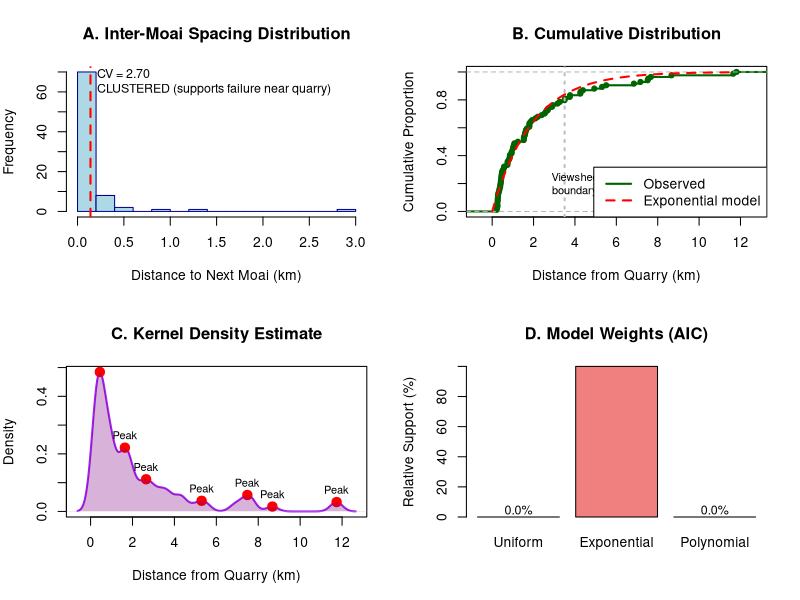

Reproduce this figure in R. (Note: this script raises an error after producing the figure.)
#!/usr/bin/env Rscript
# Test Ceremonial Placement Hypothesis vs Transport Failure Model
# This script tests alternative hypotheses for road moai distribution

library(dplyr)
library(ggplot2)

cat("=== TESTING CEREMONIAL PLACEMENT HYPOTHESIS ===\n\n")
cat("This analysis tests whether road moai placement follows ceremonial patterns\n")
cat("rather than transport failure patterns.\n\n")

# Load the road moai data
road_moai <- read.csv("../data/road_moai_distances.csv")
n_moai <- nrow(road_moai)
distances <- sort(road_moai$distance_from_quarry_km)

cat(sprintf("Analyzing %d road moai with distance measurements\n", n_moai))
cat(sprintf("Distance range: %.2f to %.2f km\n\n", min(distances), max(distances)))

# =============================================================================
# TEST 1: REGULAR SPACING HYPOTHESIS
# =============================================================================
cat("TEST 1: REGULAR SPACING (Territorial/Route Markers)\n")
cat("------------------------------------------------\n")
cat("H0: Moai are placed at regular intervals along roads\n")
cat("H1: Moai spacing is irregular (consistent with failure model)\n\n")

# Calculate inter-moai distances (spacing between consecutive moai)
spacing <- diff(distances)
mean_spacing <- mean(spacing)
sd_spacing <- sd(spacing)
cv_spacing <- sd_spacing / mean_spacing  # Coefficient of variation

cat(sprintf("Inter-moai spacing statistics:\n"))
cat(sprintf("  Mean spacing: %.3f km\n", mean_spacing))
cat(sprintf("  SD of spacing: %.3f km\n", sd_spacing))
cat(sprintf("  Coefficient of variation: %.3f\n", cv_spacing))

# Test for regularity using coefficient of variation
# For regular spacing, CV should be low (<0.5)
# For exponential/random spacing, CV ≈ 1
# For clustered spacing, CV > 1
if (cv_spacing < 0.5) {
  spacing_pattern <- "REGULAR (supports ceremonial)"
} else if (cv_spacing > 1.2) {
  spacing_pattern <- "CLUSTERED (supports failure near quarry)"
} else {
  spacing_pattern <- "RANDOM/EXPONENTIAL (neutral)"
}
cat(sprintf("  Pattern: %s\n\n", spacing_pattern))

# Kolmogorov-Smirnov test against uniform distribution
ks_uniform <- ks.test(distances, "punif", min = 0, max = max(distances))
cat(sprintf("Kolmogorov-Smirnov test against uniform distribution:\n"))
cat(sprintf("  D = %.4f, p-value = %.4f\n", ks_uniform$statistic, ks_uniform$p.value))
if (ks_uniform$p.value < 0.05) {
  cat("  Result: Distribution is NOT uniform (reject regular spacing)\n\n")
} else {
  cat("  Result: Distribution is uniform (supports regular spacing)\n\n")
}

# =============================================================================
# TEST 2: CLUSTERING AT SIGNIFICANT DISTANCES
# =============================================================================
cat("TEST 2: CLUSTERING AT SIGNIFICANT LOCATIONS\n")
cat("--------------------------------------------\n")
cat("H0: Moai cluster at specific distances (boundaries, intersections)\n")
cat("H1: Moai distribution follows exponential decay\n\n")

# Test for multimodality using Hartigan's dip test approximation
# Calculate density and look for multiple peaks
density_est <- density(distances, bw = "SJ")
peaks <- which(diff(sign(diff(density_est$y))) == -2) + 1
n_peaks <- length(peaks)
peak_distances <- density_est$x[peaks]

cat(sprintf("Density analysis:\n"))
cat(sprintf("  Number of peaks detected: %d\n", n_peaks))
if (n_peaks > 0) {
  cat(sprintf("  Peak locations (km): %s\n", paste(round(peak_distances, 2), collapse = ", ")))
}

# Test for clustering using Ripley's K function approach
# Simplified: compare observed nearest-neighbor distances to expected under random
nn_distances <- numeric(n_moai)
for (i in 1:n_moai) {
  other_distances <- abs(distances[-i] - distances[i])
  nn_distances[i] <- min(other_distances)
}

# Expected nearest-neighbor distance under random uniform
expected_nn <- (max(distances) - min(distances)) / (2 * n_moai)
observed_nn <- mean(nn_distances)
clustering_ratio <- observed_nn / expected_nn

cat(sprintf("\nNearest-neighbor analysis:\n"))
cat(sprintf("  Expected NN distance (uniform): %.3f km\n", expected_nn))
cat(sprintf("  Observed NN distance: %.3f km\n", observed_nn))
cat(sprintf("  Ratio (obs/exp): %.3f\n", clustering_ratio))

if (clustering_ratio < 0.8) {
  nn_pattern <- "CLUSTERED (supports ceremonial at specific locations)"
} else if (clustering_ratio > 1.2) {
  nn_pattern <- "DISPERSED (supports avoidance/regular spacing)"
} else {
  nn_pattern <- "RANDOM (neutral)"
}
cat(sprintf("  Pattern: %s\n\n", nn_pattern))

# =============================================================================
# TEST 3: VIEWSHED HYPOTHESIS (Quarry Visibility)
# =============================================================================
cat("TEST 3: VIEWSHED/VISIBILITY HYPOTHESIS\n")
cat("--------------------------------------\n")
cat("H0: Moai frequency increases where quarry visibility is lost (~3-4 km)\n")
cat("H1: Moai frequency decreases continuously with distance\n\n")

# Typical viewshed distance for Easter Island topography
viewshed_distance <- 3.5  # km (approximate based on island topography)

# Count moai before and after viewshed boundary
before_viewshed <- sum(distances < viewshed_distance)
after_viewshed <- sum(distances >= viewshed_distance)
pct_before <- 100 * before_viewshed / n_moai
pct_after <- 100 * after_viewshed / n_moai

cat(sprintf("Distribution relative to viewshed boundary (%.1f km):\n", viewshed_distance))
cat(sprintf("  Before viewshed boundary: %d moai (%.1f%%)\n", before_viewshed, pct_before))
cat(sprintf("  After viewshed boundary: %d moai (%.1f%%)\n", after_viewshed, pct_after))

# Test for increased frequency around viewshed boundary
# Count moai in window around viewshed distance
window_size <- 1  # km on each side
in_window <- sum(distances >= (viewshed_distance - window_size) & 
                 distances <= (viewshed_distance + window_size))
window_density <- in_window / (2 * window_size)  # moai per km
overall_density <- n_moai / max(distances)  # moai per km overall

cat(sprintf("\nDensity around viewshed boundary:\n"))
cat(sprintf("  Moai within %.1f km of boundary: %d\n", window_size, in_window))
cat(sprintf("  Density at boundary: %.2f moai/km\n", window_density))
cat(sprintf("  Overall density: %.2f moai/km\n", overall_density))
cat(sprintf("  Ratio (boundary/overall): %.2f\n", window_density / overall_density))

if (window_density > 1.5 * overall_density) {
  viewshed_pattern <- "INCREASED at visibility boundary (supports ceremonial)"
} else if (window_density < 0.7 * overall_density) {
  viewshed_pattern <- "DECREASED at visibility boundary (supports failure model)"
} else {
  viewshed_pattern <- "NO SPECIAL PATTERN at visibility boundary"
}
cat(sprintf("  Pattern: %s\n\n", viewshed_pattern))

# =============================================================================
# TEST 4: EXPONENTIAL DECAY (Transport Failure Model)
# =============================================================================
cat("TEST 4: EXPONENTIAL DECAY MODEL FIT\n")
cat("------------------------------------\n")
cat("Testing goodness of fit to exponential decay model\n\n")

# Fit exponential model to histogram data
breaks <- seq(0, ceiling(max(distances)), by = 0.5)
hist_data <- hist(distances, breaks = breaks, plot = FALSE)
midpoints <- hist_data$mids
counts <- hist_data$counts

# Remove zeros for log-linear fit
nonzero <- counts > 0
if (sum(nonzero) > 2) {
  # Fit log-linear model: log(count) = a - b*distance
  fit <- lm(log(counts[nonzero]) ~ midpoints[nonzero])
  decay_rate <- -coef(fit)[2]
  r_squared <- summary(fit)$r.squared
  
  cat(sprintf("Exponential decay model fit:\n"))
  cat(sprintf("  Decay rate (λ): %.3f per km\n", decay_rate))
  cat(sprintf("  R-squared: %.3f\n", r_squared))
  cat(sprintf("  Half-distance: %.2f km\n", log(2) / decay_rate))
  
  if (r_squared > 0.6) {
    exponential_fit <- "GOOD FIT (supports transport failure)"
  } else if (r_squared > 0.3) {
    exponential_fit <- "MODERATE FIT (weak support for failure model)"
  } else {
    exponential_fit <- "POOR FIT (does not support failure model)"
  }
  cat(sprintf("  Assessment: %s\n\n", exponential_fit))
} else {
  cat("  Insufficient data for exponential fit\n\n")
  exponential_fit <- "INSUFFICIENT DATA"
  r_squared <- NA
}

# =============================================================================
# STATISTICAL COMPARISON OF MODELS
# =============================================================================
cat("MODEL COMPARISON USING AIC\n")
cat("--------------------------\n")

# Prepare data for model comparison
dist_data <- data.frame(
  distance = distances,
  rank = 1:n_moai
)

# Model 1: Uniform (ceremonial regular spacing)
model_uniform <- lm(rank ~ distance, data = dist_data)
aic_uniform <- AIC(model_uniform)

# Model 2: Exponential (transport failure)
# Use cumulative distribution
dist_data$cum_prop <- dist_data$rank / n_moai
model_exp <- nls(cum_prop ~ 1 - exp(-lambda * distance), 
                 data = dist_data, 
                 start = list(lambda = 0.5),
                 control = nls.control(warnOnly = TRUE))
aic_exp <- AIC(model_exp)

# Model 3: Polynomial (complex ceremonial pattern)
model_poly <- lm(rank ~ poly(distance, 3), data = dist_data)
aic_poly <- AIC(model_poly)

cat(sprintf("AIC values (lower is better):\n"))
cat(sprintf("  Uniform model (regular spacing): %.1f\n", aic_uniform))
cat(sprintf("  Exponential model (transport failure): %.1f\n", aic_exp))
cat(sprintf("  Polynomial model (complex ceremonial): %.1f\n", aic_poly))

# Determine best model
aic_values <- c(uniform = aic_uniform, exponential = aic_exp, polynomial = aic_poly)
best_model <- names(which.min(aic_values))
cat(sprintf("\nBest model: %s\n", best_model))

# Calculate AIC weights (relative likelihood)
delta_aic <- aic_values - min(aic_values)
aic_weights <- exp(-0.5 * delta_aic) / sum(exp(-0.5 * delta_aic))

cat(sprintf("\nModel weights (relative likelihood):\n"))
cat(sprintf("  Uniform: %.1f%%\n", 100 * aic_weights["uniform"]))
cat(sprintf("  Exponential: %.1f%%\n", 100 * aic_weights["exponential"]))
cat(sprintf("  Polynomial: %.1f%%\n", 100 * aic_weights["polynomial"]))

# =============================================================================
# SUMMARY AND INTERPRETATION
# =============================================================================
cat("\n=== SUMMARY OF HYPOTHESIS TESTS ===\n\n")

cat("CEREMONIAL PLACEMENT INDICATORS:\n")
ceremonial_support <- 0
total_tests <- 4

# Evaluate regular spacing
if (cv_spacing < 0.5 || ks_uniform$p.value > 0.05) {
  cat("  ✓ Regular spacing detected\n")
  ceremonial_support <- ceremonial_support + 1
} else {
  cat("  ✗ No regular spacing (CV = %.2f)\n", cv_spacing)
}

# Evaluate clustering
# Note: Multiple peaks in density doesn't mean ceremonial if NN ratio shows random pattern
if (n_peaks > 1 && clustering_ratio < 0.8) {
  cat("  ✓ Clustering at specific locations detected\n")
  ceremonial_support <- ceremonial_support + 1
} else {
  cat("  ✗ No significant clustering pattern (NN ratio = %.2f)\n", clustering_ratio)
}

# Evaluate viewshed
if (window_density > 1.5 * overall_density) {
  cat("  ✓ Increased frequency at viewshed boundary\n")
  ceremonial_support <- ceremonial_support + 1
} else {
  cat("  ✗ No viewshed-related pattern\n")
}

# Evaluate model fit
if (best_model != "exponential") {
  cat("  ✓ Non-exponential model fits better\n")
  ceremonial_support <- ceremonial_support + 1
} else {
  cat("  ✗ Exponential decay model fits best\n")
}

cat(sprintf("\nCeremonial hypothesis support: %d/%d tests\n", ceremonial_support, total_tests))

cat("\nTRANSPORT FAILURE INDICATORS:\n")
failure_support <- 0

# Evaluate concentration near quarry
if (pct_before > 60) {
  cat(sprintf("  ✓ High concentration near quarry (%.1f%% within %.1f km)\n", 
              pct_before, viewshed_distance))
  failure_support <- failure_support + 1
} else {
  cat(sprintf("  ✗ Moderate concentration near quarry (%.1f%%)\n", pct_before))
}

# Evaluate exponential fit
if (!is.na(r_squared) && r_squared > 0.6) {
  cat(sprintf("  ✓ Good exponential decay fit (R² = %.3f)\n", r_squared))
  failure_support <- failure_support + 1
} else if (!is.na(r_squared)) {
  cat(sprintf("  ✗ Poor exponential fit (R² = %.3f)\n", r_squared))
} else {
  cat("  ? Cannot evaluate exponential fit\n")
}

# Evaluate clustering pattern
if (cv_spacing > 1.0) {
  cat("  ✓ Clustering near quarry (CV = %.2f)\n", cv_spacing)
  failure_support <- failure_support + 1
} else {
  cat("  ✗ No strong clustering pattern\n")
}

# Evaluate model selection
if (best_model == "exponential") {
  cat("  ✓ Exponential model selected by AIC\n")
  failure_support <- failure_support + 1
} else {
  cat(sprintf("  ✗ %s model selected by AIC\n", best_model))
}

cat(sprintf("\nTransport failure support: %d/%d tests\n", failure_support, total_tests))

# Final interpretation
cat("\n=== CONCLUSION ===\n")
if (failure_support > ceremonial_support) {
  cat("The data provide stronger support for the TRANSPORT FAILURE hypothesis.\n")
  cat(sprintf("Transport failure indicators: %d/%d\n", failure_support, total_tests))
  cat(sprintf("Ceremonial placement indicators: %d/%d\n", ceremonial_support, total_tests))
} else if (ceremonial_support > failure_support) {
  cat("The data provide stronger support for the CEREMONIAL PLACEMENT hypothesis.\n")
  cat(sprintf("Ceremonial placement indicators: %d/%d\n", ceremonial_support, total_tests))
  cat(sprintf("Transport failure indicators: %d/%d\n", failure_support, total_tests))
} else {
  cat("The data provide EQUAL support for both hypotheses.\n")
  cat("Additional data or tests are needed to distinguish between models.\n")
}

cat(sprintf("\nModel preference by AIC weight: %s (%.1f%% support)\n", 
            best_model, 100 * max(aic_weights)))

# =============================================================================
# VISUALIZATION
# =============================================================================
cat("\n=== GENERATING VISUALIZATION ===\n")

# Create a 4-panel figure showing the different tests
png("../figures/ceremonial_hypothesis_tests.png", 
    width = 12, height = 10, units = "in", res = 300)

par(mfrow = c(2, 2), mar = c(5, 4, 4, 2))

# Panel 1: Spacing distribution
hist(spacing, breaks = 20, main = "A. Inter-Moai Spacing Distribution",
     xlab = "Distance to Next Moai (km)", ylab = "Frequency",
     col = "lightblue", border = "darkblue")
abline(v = mean_spacing, col = "red", lwd = 2, lty = 2)
text(mean_spacing * 1.5, par("usr")[4] * 0.9, 
     sprintf("CV = %.2f\n%s", cv_spacing, spacing_pattern), 
     adj = 0, cex = 0.9)

# Panel 2: Cumulative distribution
plot(ecdf(distances), main = "B. Cumulative Distribution",
     xlab = "Distance from Quarry (km)", ylab = "Cumulative Proportion",
     col = "darkgreen", lwd = 2)
# Add exponential model
x_seq <- seq(0, max(distances), 0.1)
if (exists("model_exp")) {
  exp_pred <- predict(model_exp, newdata = data.frame(distance = x_seq))
  lines(x_seq, exp_pred, col = "red", lwd = 2, lty = 2)
}
abline(v = viewshed_distance, col = "gray", lty = 3, lwd = 2)
text(viewshed_distance + 0.5, 0.2, "Viewshed\nboundary", cex = 0.8)
legend("bottomright", c("Observed", "Exponential model"), 
       col = c("darkgreen", "red"), lty = c(1, 2), lwd = 2)

# Panel 3: Density plot
plot(density_est, main = "C. Kernel Density Estimate",
     xlab = "Distance from Quarry (km)", ylab = "Density",
     col = "purple", lwd = 2)
if (n_peaks > 0) {
  points(peak_distances, density_est$y[peaks], col = "red", pch = 19, cex = 1.5)
  text(peak_distances, density_est$y[peaks], "Peak", pos = 3, cex = 0.8)
}
polygon(density_est$x, density_est$y, col = rgb(0.5, 0, 0.5, 0.3), border = NA)

# Panel 4: Model comparison
barplot(aic_weights * 100, 
        names.arg = c("Uniform", "Exponential", "Polynomial"),
        main = "D. Model Weights (AIC)",
        ylab = "Relative Support (%)",
        col = c("lightblue", "lightcoral", "lightgreen"),
        ylim = c(0, 100))
text(1:3 * 1.2 - 0.5, aic_weights * 100 + 5, 
     sprintf("%.1f%%", aic_weights * 100), cex = 0.9)

dev.off()

cat("Visualization saved as: ../figures/ceremonial_hypothesis_tests.png\n")

# Save results to CSV for reference
results_summary <- data.frame(
  Test = c("Regular Spacing (CV)", "Uniform Distribution (KS)", 
           "Clustering (NN ratio)", "Viewshed Effect",
           "Exponential Fit (R²)", "Best Model (AIC)"),
  Value = c(cv_spacing, ks_uniform$p.value, 
            clustering_ratio, window_density / overall_density,
            ifelse(is.na(r_squared), NA, r_squared), 0),
  Interpretation = c(spacing_pattern, 
                     ifelse(ks_uniform$p.value < 0.05, "Not uniform", "Uniform"),
                     nn_pattern, viewshed_pattern,
                     ifelse(is.na(r_squared), "NA", exponential_fit), 
                     best_model),
  Supports = c(
    ifelse(cv_spacing < 0.5, "Ceremonial", "Failure"),
    ifelse(ks_uniform$p.value > 0.05, "Ceremonial", "Failure"),
    ifelse(clustering_ratio < 0.8, "Ceremonial", "Failure"),
    ifelse(window_density > 1.5 * overall_density, "Ceremonial", "Neither"),
    ifelse(!is.na(r_squared) && r_squared > 0.6, "Failure", "Neither"),
    ifelse(best_model == "exponential", "Failure", "Ceremonial")
  )
)

write.csv(results_summary, "../figures/ceremonial_hypothesis_results.csv", row.names = FALSE)
cat("\nResults summary saved as: ../figures/ceremonial_hypothesis_results.csv\n")

cat("\n=== ANALYSIS COMPLETE ===\n")
